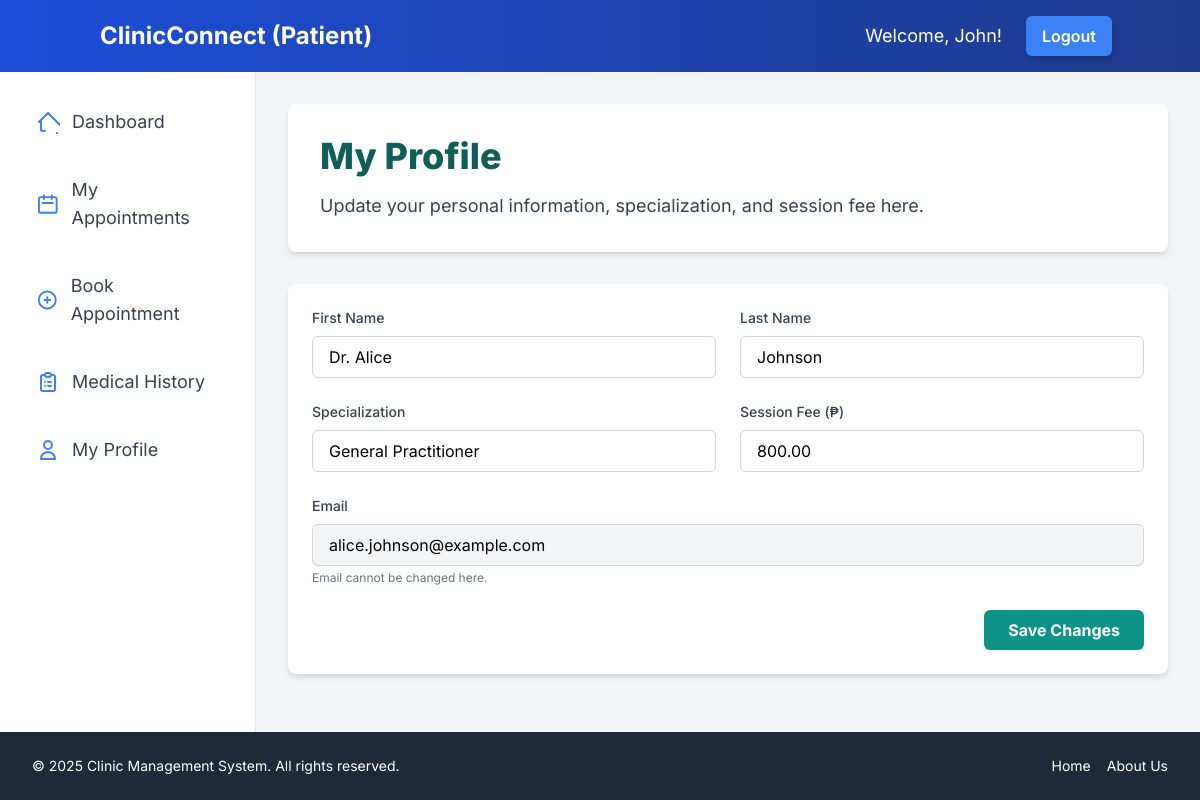
Page /dashboard/assistant/profile.php (signed in) on the committed database.
### tables this page shows
CREATE TABLE `patienttbl` (
  `PatientID` int(11) NOT NULL,
  `FirstName` varchar(100) NOT NULL,
  `LastName` varchar(100) NOT NULL,
  `Age` int(3) DEFAULT NULL,
  `Gender` enum('Male','Female','Other') DEFAULT NULL,
  `Address` varchar(255) DEFAULT NULL,
  `ContactNumber` varchar(20) DEFAULT NULL,
  `MedicalHistory` text DEFAULT NULL,
  `Email` varchar(100) NOT NULL,
  `Password` varchar(255) NOT NULL,
  `CreatedAt` timestamp NOT NULL DEFAULT current_timestamp()
);

CREATE TABLE `assistanttbl` (
  `AssistantID` int(11) NOT NULL,
  `FirstName` varchar(100) NOT NULL,
  `LastName` varchar(100) NOT NULL,
  `Specialization` varchar(100) DEFAULT NULL,
  `SessionFee` decimal(10,2) DEFAULT 0.00,
  `Email` varchar(100) NOT NULL,
  `Password` varchar(255) NOT NULL,
  `CreatedAt` timestamp NOT NULL DEFAULT current_timestamp()
);

### dashboard/assistant/profile.php (the view, shortened to what this page needs)
<?php
include_once '../../includes/header.php';
$assistant_id = $_SESSION['user_id'];
$assistant_data = [];
$stmt = $conn->prepare("SELECT FirstName, LastName, Specialization, SessionFee, Email FROM AssistantTBL WHERE AssistantID = ?");
if ($stmt) {
    $stmt->bind_param("i", $assistant_id);
    $stmt->execute();
    $result = $stmt->get_result();
    if ($result->num_rows > 0) {
        $assistant_data = $result->fetch_assoc();
    } else {
        $message = "Assistant data not found.";
        $message_type = 'error';
    }
} else {
    $message = "Database query preparation failed: " . $conn->error;
    $message_type = 'error';
    error_log("Failed to prepare statement for assistant profile: " . $conn->error);
}
?>
<div class="bg-white p-8 rounded-lg shadow-md mb-8">
    <h1 class="text-4xl font-extrabold text-teal-800 mb-4">My Profile</h1>
    <p class="text-gray-700 text-lg">Update your personal information, specialization, and session fee here.</p>
</div>
<div class="bg-white p-6 rounded-lg shadow-md">
    <form id="profileUpdateForm" action="../../actions/update_assistant_profile.php" method="POST">
        <div class="grid grid-cols-1 md:grid-cols-2 gap-6 mb-6">
            <div>
                <label for="firstName" class="block text-gray-700 text-sm font-medium mb-2">First Name</label>
                <input type="text" id="firstName" name="firstName"
                       class="w-full px-4 py-2 border border-gray-300 rounded-md focus:outline-none focus:ring-2 focus:ring-teal-500"
                       value="<?php echo htmlspecialchars($assistant_data['FirstName'] ?? ''); ?>" required>
            </div>
            <div>
                <label for="lastName" class="block text-gray-700 text-sm font-medium mb-2">Last Name</label>
                <input type="text" id="lastName" name="lastName"
                       class="w-full px-4 py-2 border border-gray-300 rounded-md focus:outline-none focus:ring-2 focus:ring-teal-500"
                       value="<?php echo htmlspecialchars($assistant_data['LastName'] ?? ''); ?>" required>
            </div>
            <div>
                <label for="specialization" class="block text-gray-700 text-sm font-medium mb-2">Specialization</label>
                <input type="text" id="specialization" name="specialization"
                       class="w-full px-4 py-2 border border-gray-300 rounded-md focus:outline-none focus:ring-2 focus:ring-teal-500"
                       value="<?php echo htmlspecialchars($assistant_data['Specialization'] ?? ''); ?>">
            </div>
            <div>
                <label for="sessionFee" class="block text-gray-700 text-sm font-medium mb-2">Session Fee (₱)</label>
                <input type="number" step="0.01" id="sessionFee" name="sessionFee"
                       class="w-full px-4 py-2 border border-gray-300 rounded-md focus:outline-none focus:ring-2 focus:ring-teal-500"
                       value="<?php echo htmlspecialchars($assistant_data['SessionFee'] ?? ''); ?>" min="0">
            </div>
            <div class="md:col-span-2">
                <label for="email" class="block text-gray-700 text-sm font-medium mb-2">Email</label>
                <input type="email" id="email" name="email"
                       class="w-full px-4 py-2 border border-gray-300 rounded-md bg-gray-100 cursor-not-allowed"
                       value="<?php echo htmlspecialchars($assistant_data['Email'] ?? ''); ?>" readonly>
                <p class="text-xs text-gray-500 mt-1">Email cannot be changed here.</p>
            </div>
        </div>
        <div class="flex justify-end space-x-4">
            <button type="submit"
                    class="bg-teal-600 hover:bg-teal-700 text-white font-bold py-2 px-6 rounded-md focus:outline-none focus:ring-2 focus:ring-teal-500 focus:ring-opacity-50 transition duration-300 ease-in-out">
                Save Changes
            </button>
        </div>
    </form>
</div>
<?php
include_once '../../includes/footer.php';
?>

### includes/header.php (shortened to what this page needs)
<?php
require_once $_SERVER['DOCUMENT_ROOT'] . '/clinic-management/config/db_connection.php';
$user_id = $_SESSION['user_id'];
$user_role = $_SESSION['user_role'];
$user_name = "User";
$dashboard_base_path = "";
$nav_color_from = "";
$nav_color_to = "";
$accent_color = "";
switch ($user_role) {
    case 'patient':
        $stmt = $conn->prepare("SELECT FirstName FROM PatientTBL WHERE PatientID = ?");
        $stmt->bind_param("i", $user_id);
        $stmt->execute();
        $result = $stmt->get_result();
        if ($result->num_rows > 0) {
            $row = $result->fetch_assoc();
            $user_name = $row['FirstName'];
        }
        $dashboard_base_path = "/clinic-management/dashboard/patient";
        $nav_color_from = "from-blue-700";
        $nav_color_to = "to-blue-900";
        $accent_color = "text-blue-500";
        $hover_bg_color = "hover:bg-blue-100";
        $hover_text_color = "hover:text-blue-700";
        $btn_color = "bg-blue-500 hover:bg-blue-600";
        $welcome_prefix = "Welcome, ";
        break;
}
?>
<!DOCTYPE html>
<html lang="en">
<head>
    <script src="https://cdn.tailwindcss.com"></script>
</head>
<body class="bg-gray-100 font-inter">
    <div class="flex flex-col min-h-screen">
        <nav class="bg-gradient-to-r <?php echo $nav_color_from; ?> <?php echo $nav_color_to; ?> p-4 shadow-lg">
            <div class="container mx-auto flex justify-between items-center">
                <a href="<?php echo $dashboard_base_path; ?>/index.php" class="text-white text-2xl font-bold rounded-lg px-3 py-1 <?php echo str_replace('bg-', 'hover:bg-', $nav_color_from); ?> transition duration-300">
                    ClinicConnect (<?php echo ucfirst($user_role); ?>)
                </a>
                <div class="flex items-center space-x-4 sm:space-x-6">
                    <span class="text-white text-base sm:text-lg hidden sm:inline">
                        <?php echo $welcome_prefix . htmlspecialchars($user_name); ?>!
                    </span>
                    <a href="/clinic-management/actions/logout.php"
                       class="<?php echo $btn_color; ?> text-white font-semibold py-2 px-4 rounded-md shadow-md transition duration-300 ease-in-out">
                        Logout
                    </a>
                </div>
            </div>
        </nav>
        <div class="flex flex-1">
            <aside class="w-64 bg-white p-6 shadow-xl border-r border-gray-200 hidden sm:block">
                <nav>
                    <ul>
                        <?php if ($user_role === 'patient'): ?>
                            <li class="mb-4">
                                <a href="<?php echo $dashboard_base_path; ?>/index.php"
                                   class="flex items-center p-3 text-lg text-gray-700 <?php echo $hover_bg_color; ?> <?php echo $hover_text_color; ?> rounded-md transition duration-200 ease-in-out">
                                    <svg class="w-6 h-6 mr-3 <?php echo $accent_color; ?>" fill="none" stroke="currentColor" viewBox="0 0 24 24" xmlns="http://www.w3.org/2000/svg"><path stroke-linecap="round" stroke-linejoin="round" stroke-width="2" d="M3 12l2-2m0 0l7-7 7 7M5 10v10a1 1 0 001 1h3m10-11l2 2m0 0l7 7m-1 7v-3m-6 3v-3m-8 3h3m-6 0h3"></path></svg>
                                    Dashboard
                                </a>
                            </li>
                            <li class="mb-4">
                                <a href="<?php echo $dashboard_base_path; ?>/appointments.php"
                                   class="flex items-center p-3 text-lg text-gray-700 <?php echo $hover_bg_color; ?> <?php echo $hover_text_color; ?> rounded-md transition duration-200 ease-in-out">
                                    <svg class="w-6 h-6 mr-3 <?php echo $accent_color; ?>" fill="none" stroke="currentColor" viewBox="0 0 24 24" xmlns="http://www.w3.org/2000/svg"><path stroke-linecap="round" stroke-linejoin="round" stroke-width="2" d="M8 7V3m8 4V3m-9 8h10M5 21h14a2 2 0 002-2V7a2 2 0 00-2-2H5a2 2 0 00-2 2v12a2 2 0 002 2z"></path></svg>
                                    My Appointments
                                </a>
                            </li>
                            <li class="mb-4">
                                <a href="<?php echo $dashboard_base_path; ?>/create_appointment.php"
                                   class="flex items-center p-3 text-lg text-gray-700 <?php echo $hover_bg_color; ?> <?php echo $hover_text_color; ?> rounded-md transition duration-200 ease-in-out">
                                    <svg class="w-6 h-6 mr-3 <?php echo $accent_color; ?>" fill="none" stroke="currentColor" viewBox="0 0 24 24" xmlns="http://www.w3.org/2000/svg"><path stroke-linecap="round" stroke-linejoin="round" stroke-width="2" d="M12 9v3m0 0v3m0-3h3m-3 0H9m12 0a9 9 0 11-18 0 9 9 0 0118 0z"></path></svg>
                                    Book Appointment
                                </a>
                            </li>
                            <li class="mb-4">
                                <a href="<?php echo $dashboard_base_path; ?>/history.php"
                                   class="flex items-center p-3 text-lg text-gray-700 <?php echo $hover_bg_color; ?> <?php echo $hover_text_color; ?> rounded-md transition duration-200 ease-in-out">
                                    <svg class="w-6 h-6 mr-3 <?php echo $accent_color; ?>" fill="none" stroke="currentColor" viewBox="0 0 24 24" xmlns="http://www.w3.org/2000/svg"><path stroke-linecap="round" stroke-linejoin="round" stroke-width="2" d="M9 5H7a2 2 0 00-2 2v12a2 2 0 002 2h10a2 2 0 002-2V7a2 2 0 00-2-2h-2M9 5a2 2 0 002 2h2a2 2 0 002-2M9 5a2 2 0 012-2h2a2 2 0 012 2m-3 7h3m-3 4h3m-6-4h.01M9 16h.01"></path></svg>
                                    Medical History
                                </a>
                            </li>
                            <li class="mb-4">
                                <a href="<?php echo $dashboard_base_path; ?>/profile.php"
                                   class="flex items-center p-3 text-lg text-gray-700 <?php echo $hover_bg_color; ?> <?php echo $hover_text_color; ?> rounded-md transition duration-200 ease-in-out">
                                    <svg class="w-6 h-6 mr-3 <?php echo $accent_color; ?>" fill="none" stroke="currentColor" viewBox="0 0 24 24" xmlns="http://www.w3.org/2000/svg"><path stroke-linecap="round" stroke-linejoin="round" stroke-width="2" d="M16 7a4 4 0 11-8 0 4 4 0 018 0zM12 14a7 7 0 00-7 7h14a7 7 0 00-7-7z"></path></svg>
                                    My Profile
                                </a>
                            </li>
                        <?php endif; ?>
                    </ul>
                </nav>
            </aside>
            <main class="flex-1 p-8 bg-gray-100 main-content">

### includes/header.php (style rules this page uses)
html, body { height: 100%; }
body { display: flex; flex-direction: column; font-family: 'Inter', sans-serif; }
.main-content { flex-grow: 1; }

### rows in the picture
patienttbl: FirstName "John"
assistanttbl: firstName "Dr. Alice", lastName "Johnson", specialization "General Practitioner", sessionFee "800.00", email "alice.johnson@example.com"

### other values in the picture
$user_role "Patient"
$welcome_prefix "Welcome,"
